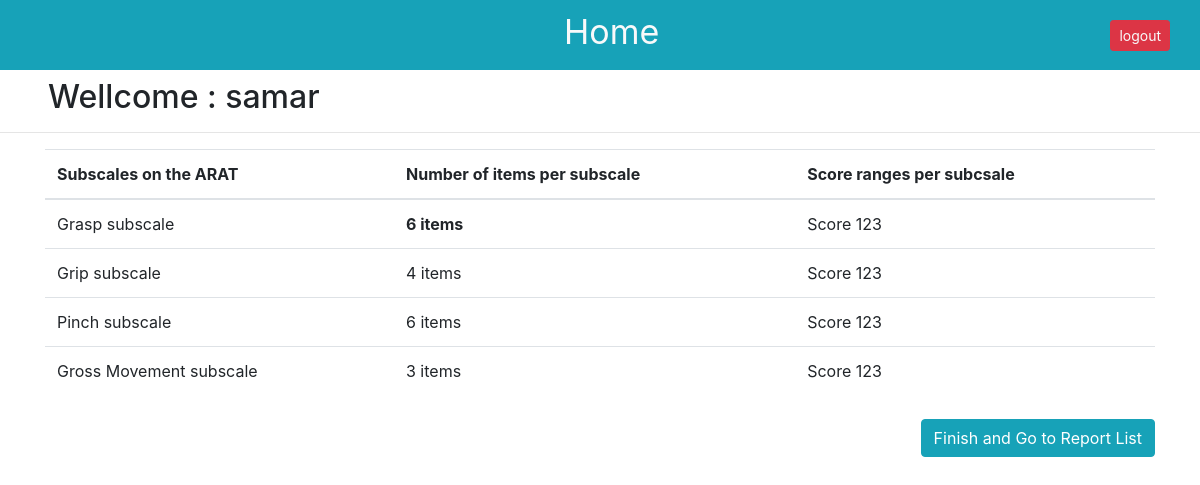
Screenshot of /report/complete/1/ (signed in) with the database file from the repository.
### testApp/models.py (models this page shows)
class TestReport(models.Model):
    user = models.ForeignKey(User,on_delete=models.CASCADE)
    patientName=models.CharField(max_length=100)
    raterName=models.CharField(max_length=100)
    date_created=models.DateField(max_length=100,default='2020-12-12')
    grasp_score=models.IntegerField(null=True)
    grip_score=models.IntegerField(null=True)
    pinch_score=models.IntegerField(null=True)
    gross_score=models.IntegerField(null=True)

### testApp/views_web.py (the view)
@login_required(login_url='login')
def completeTestResults(request,id):
    obj = TestReport.objects.get(id=id)
    return render(request,'results.html',{'obj':obj})

### testApp/templates/results.html (shortened to what this page needs)
{% extends 'base.html' %}
{% load formcss %}
{% block content %}
<div class="container" >
    <table class="table table-hover">
        <thead>
          <tr>
            <th scope="col">Subscales on the ARAT</th>
            <th scope="col">Number of items per subscale</th>
            <th scope="col">Score ranges per subcsale</th>
          </tr>
        </thead>
        <tbody>
          <tr>
            <td>Grasp subscale</td>
            <th>6 items</th>
            <td>Score {{obj.grasp_score}}</td>
          </tr>
          <tr>
            <td>Grip subscale</td>
            <td>4 items</td>
            <td>Score {{obj.grip_score}}</td>
          </tr>
          <tr>
            <td>Pinch subscale</td>
            <td>6 items</td>
            <td>Score {{obj.pinch_score}}</td>
          </tr>
          <tr>
            <td>Gross Movement subscale</td>
            <td>3 items</td>
            <td>Score {{obj.gross_score}}</td>
          </tr>
        </tbody>
      </table>
      <div class='mt-4'>
          <a class="float-right btn btn-info" href='{% url "complete-test-results" %}'>Finish and Go to Report List</a>
      </div>
</div>
{% endblock content %}

### templates/base.html (shortened to what this page needs)
<!doctype html>
<html lang="en">
  <head>
    <link rel="stylesheet" href="https://stackpath.bootstrapcdn.com/bootstrap/4.3.1/css/bootstrap.min.css">
  </head>
  <body>
    <nav class="navbar navbar-expand-lg navbar-light bg-info " style='height: 70px;' >
        <p class='navbar-inner mt-2 ' style='position:absolute;left:47%;'>
            {% if user.is_authenticated %}
            <a href="{% url 'report' %}" class='text-light' style='font-size:34px'>Home</a>
            {% else %}
              <a href="{% url 'home' %}" class='text-light' style='font-size:34px'>Home</a>
            {% endif %}
        </p>
        {% if user.is_authenticated %}
        <span style="position: absolute;right: 30px; ">
          <a href="{% url 'logout' %}" class='text-light btn btn-danger btn-sm' style='font-size:14px'>logout</a>
        </span>
        {% endif %}
    </nav>
    {% if user.is_authenticated %}
    <h2 class='ml-5 mt-2'>Wellcome : {{user.username}}</h2>
    {% endif %}
    <hr>
      {% block content %}
      {% endblock content %}
  </body>
</html>

### rows the page displays
TestReport: grasp_score "123", grip_score "123", pinch_score "123", gross_score "123"

### other values shown
{{ user.username }} "samar"
